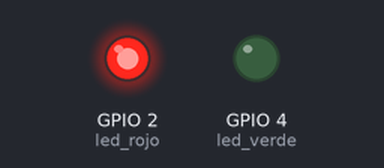
This program was run on a simulated ESP32 board running MicroPython. On the bench: output pins drawn as LEDs (lit = HIGH).

Above: at 0.5 s.
At 5.0 s:
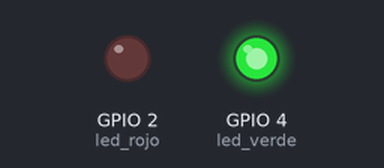
Timing chart, 0 to 6.9 s (numbered marks = the images above):
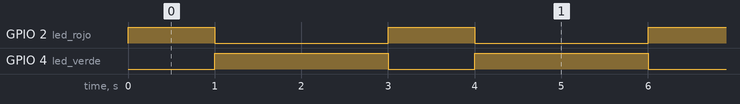

The program:

led_rojo_verde_esp32.py
```python
#Este código crea dos objetos Pin para controlar los pines 2 y 4, que se conectan a los LED rojo y verde, respectivamente.
#Luego, en un bucle infinito, enciende y apaga cada LED por la cantidad de tiempo correspondiente usando la función time.sleep().
#El resultado será que el LED rojo parpadeará cada segundo y el LED verde parpadeará cada dos segundos.
from machine import Pin
import time

led_rojo = Pin(2, Pin.OUT)
led_verde = Pin(4, Pin.OUT)

while True:
    # Encender el LED rojo
    led_rojo.value(1)
    time.sleep(1)  # Esperar 1 segundo
    led_rojo.value(0)  # Apagar el LED rojo

    # Encender el LED verde
    led_verde.value(1)
    time.sleep(2)  # Esperar 2 segundos
    led_verde.value(0)  # Apagar el LED verde
```

Measured:
- by itself, GPIO 2 (led_rojo): alternates HIGH for 1.0 s and LOW for 2.0 s
- by itself, GPIO 4 (led_verde): alternates HIGH for 2.0 s and LOW for 1.0 s
